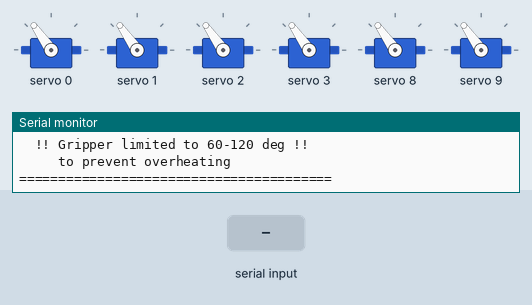
This sketch was run on a simulated ESP32. On the bench: 6 × servo, the last lines printed to the serial monitor. The inputs (shaded band) are chosen by the test bench.

Above: at 4.3 s.
4.4 s: "--\n" received over Serial
At 5.2 s:
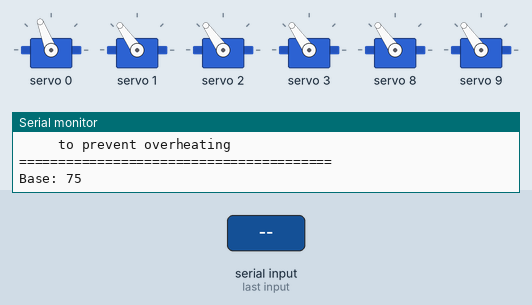
5.9 s: "5\n" received over Serial
At 6.3 s:
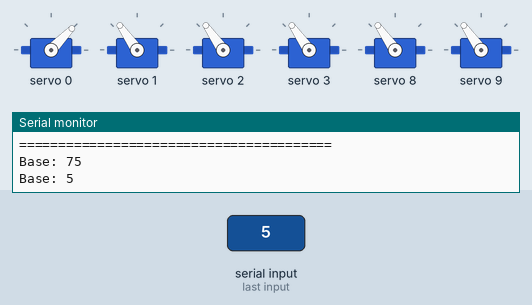
7.4 s: "++\n" received over Serial
At 8.6 s:
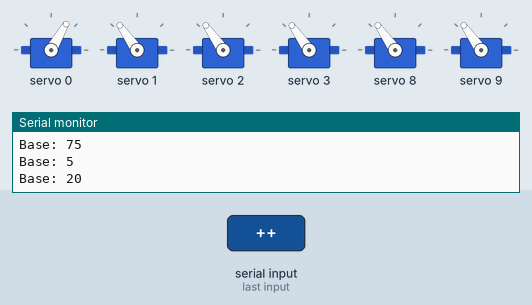
8.9 s: "200\n" received over Serial
At 9.8 s:
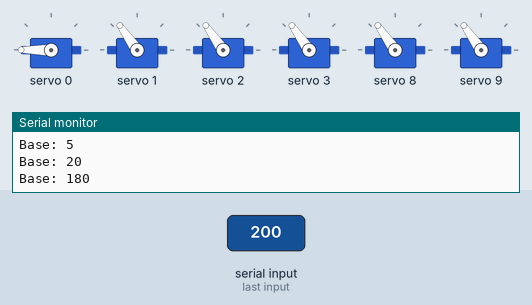
10.4 s: "90\n" received over Serial
At 10.9 s:
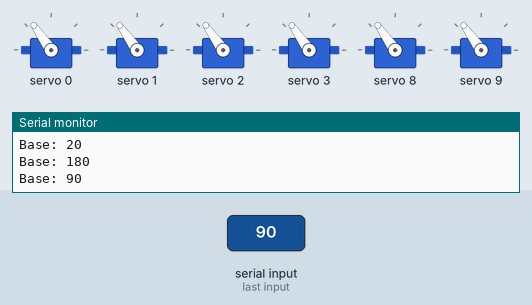
Timing chart, 0 to 12.9 s (numbered marks = the images above; inputs shaded):
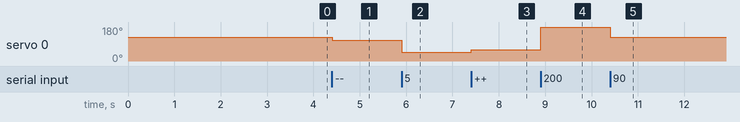

Measured:
- after the input at 4.4 s, servo 0: 125° → 111° at once
- after the input at 5.9 s, servo 0: 111° → 46° at once
- after the input at 7.4 s, servo 0: 46° → 60° at once
- after the input at 8.9 s, servo 0: 60° → 180° at once
- after the input at 10.4 s, servo 0: 180° → 125° at once

The sketch:

allservo_armcontroller.ino
```cpp
#include <Wire.h>
#include <Adafruit_PWMServoDriver.h>

Adafruit_PWMServoDriver pca = Adafruit_PWMServoDriver(0x40);

#define NUM_SERVOS 6
#define SERVO_MIN  200
#define SERVO_MAX  550

// Physical PCA9685 channels
int CHANNELS[NUM_SERVOS] = {0, 1, 2, 3, 8, 9};

const char* labels[] = {"Base   (MG996R)", "Lower  (MG996R)", "Mid    (MG996R)", "Upper  (MG90S) ", "Wrist  (MG90S) ", "Gripper(MG90S) "};
const char* shorts[] = {"Base", "Lower", "Mid", "Upper", "Wrist", "Gripper"};

// ── PER SERVO SAFE ANGLE LIMITS ─────────────────────────────

int ANGLE_MIN[NUM_SERVOS] = { 0,  0,  0,  0,  0,  30};
int ANGLE_MAX[NUM_SERVOS] = {180, 180, 180, 180, 180, 120};
//                           Base Lwr  Mid  Upr  Wst  Grip


int angles[NUM_SERVOS] = {90, 90, 90, 90, 90, 90};
int selected = 0;

int degreesToPulse(int deg) {
  return map(constrain(deg, 0, 180), 0, 180, SERVO_MIN, SERVO_MAX);
}

void moveServo(int idx, int deg) {
  // Clamp to per-servo safe limits
  angles[idx] = constrain(deg, ANGLE_MIN[idx], ANGLE_MAX[idx]);
  pca.setPWM(CHANNELS[idx], 0, degreesToPulse(angles[idx]));
}

void centerAll() {
  for (int i = 0; i < NUM_SERVOS; i++) moveServo(i, 90);
}

void sweepServo(int idx) {
  Serial.print(">> Sweeping "); Serial.print(shorts[idx]);
  Serial.print(" ("); Serial.print(ANGLE_MIN[idx]);
  Serial.print(" to "); Serial.print(ANGLE_MAX[idx]); Serial.println(")");

  // Sweep only within safe limits
  for (int i = 90; i >= ANGLE_MIN[idx]; i -= 5)          { moveServo(idx, i); delay(80); }
  for (int i = ANGLE_MIN[idx]; i <= ANGLE_MAX[idx]; i += 5){ moveServo(idx, i); delay(80); }
  for (int i = ANGLE_MAX[idx]; i >= 90; i -= 5)           { moveServo(idx, i); delay(80); }

  Serial.print(">> "); Serial.print(shorts[idx]); Serial.println(" sweep done!");
}

void printStatus() {
  Serial.println("\n--- ALL ANGLES ---");
  for (int i = 0; i < NUM_SERVOS; i++) {
    if (i == selected) Serial.print(" >> ");
    else Serial.print("    ");
    Serial.print("Ch"); Serial.print(CHANNELS[i]);
    Serial.print(" "); Serial.print(labels[i]);
    Serial.print(": "); Serial.print(angles[i]);
    Serial.print(" deg");
    Serial.print("  [limit: "); Serial.print(ANGLE_MIN[i]);
    Serial.print("-"); Serial.print(ANGLE_MAX[i]); Serial.println("]");
  }
  Serial.println("------------------");
  Serial.print("Selected: "); Serial.print(selected);
  Serial.print(" - "); Serial.println(shorts[selected]);
  Serial.println("Commands: + - ++ -- [angle] | select 0-5 | sweep | center | status | limits\n");
}

void printLimits() {
  Serial.println("\n--- CURRENT SAFE LIMITS ---");
  for (int i = 0; i < NUM_SERVOS; i++) {
    Serial.print("  "); Serial.print(shorts[i]);
    Serial.print(": "); Serial.print(ANGLE_MIN[i]);
    Serial.print(" to "); Serial.print(ANGLE_MAX[i]); Serial.println(" deg");
  }
  Serial.println("----------------------------");
  Serial.println("To change: setmin [deg] or setmax [deg]\n");
}

void printHelp() {
  Serial.println("\n========================================");
  Serial.println("  6-SERVO TUNER (with safe limits)");
  Serial.println("========================================");
  Serial.println("  SELECT:");
  Serial.println("  select 0 -> Base    Ch0  MG996R");
  Serial.println("  select 1 -> Lower   Ch1  MG996R");
  Serial.println("  select 2 -> Mid     Ch2  MG996R");
  Serial.println("  select 3 -> Upper   Ch3  MG90S");
  Serial.println("  select 4 -> Wrist   Ch8  MG90S");
  Serial.println("  select 5 -> Gripper Ch9  MG90S");
  Serial.println("");
  Serial.println("  MOVE SELECTED SERVO:");
  Serial.println("  +        -> +5 deg");
  Serial.println("  -        -> -5 deg");
  Serial.println("  ++       -> +15 deg");
  Serial.println("  --       -> -15 deg");
  Serial.println("  [0-180]  -> exact angle (clamped to limits)");
  Serial.println("  sweep    -> auto sweep within safe limits");
  Serial.println("");
  Serial.println("  LIMITS (adjust if needed):");
  Serial.println("  setmin [deg] -> set min for selected servo");
  Serial.println("  setmax [deg] -> set max for selected servo");
  Serial.println("  limits       -> show all current limits");
  Serial.println("");
  Serial.println("  OTHER:");
  Serial.println("  center   -> all servos to 90");
  Serial.println("  status   -> show all angles + limits");
  Serial.println("  help     -> show this menu");
  Serial.println("========================================");
  Serial.println("  !! Gripper limited to 60-120 deg !!");
  Serial.println("     to prevent overheating");
  Serial.println("========================================\n");
}

void setup() {
  Serial.begin(115200);
  delay(1000);

  Wire.begin(21, 22);
  pca.begin();
  pca.setPWMFreq(50);
  delay(300);

  Serial.println(">> Centering all servos...");
  for (int i = 0; i < NUM_SERVOS; i++) {
    moveServo(i, 90);
    delay(300);
    Serial.print("   Ch"); Serial.print(CHANNELS[i]);
    Serial.print(" "); Serial.print(shorts[i]);
    Serial.println(" -> 90");
  }
  Serial.println(">> All centered!");
  printHelp();
}

void loop() {
  if (Serial.available()) {
    String cmd = Serial.readStringUntil('\n');
    cmd.trim();
    String lower = cmd;
    lower.toLowerCase();

    if (lower.startsWith("select ")) {
      int idx = lower.substring(7).toInt();
      if (idx >= 0 && idx < NUM_SERVOS) {
        selected = idx;
        Serial.print(">> Selected "); Serial.print(selected);
        Serial.print(" - Ch"); Serial.print(CHANNELS[selected]);
        Serial.print(" "); Serial.print(shorts[selected]);
        Serial.print(" ["); Serial.print(ANGLE_MIN[selected]);
        Serial.print("-"); Serial.print(ANGLE_MAX[selected]); Serial.println("]");
      } else {
        Serial.println("!! Must be 0-5");
      }
    }

    else if (lower.startsWith("setmin ")) {
      int val = lower.substring(7).toInt();
      if (val >= 0 && val < ANGLE_MAX[selected]) {
        ANGLE_MIN[selected] = val;
        Serial.print(">> "); Serial.print(shorts[selected]);
        Serial.print(" min set to "); Serial.println(val);
      } else Serial.println("!! Invalid value");
    }

    else if (lower.startsWith("setmax ")) {
      int val = lower.substring(7).toInt();
      if (val > ANGLE_MIN[selected] && val <= 180) {
        ANGLE_MAX[selected] = val;
        Serial.print(">> "); Serial.print(shorts[selected]);
        Serial.print(" max set to "); Serial.println(val);
      } else Serial.println("!! Invalid value");
    }

    else if (lower == "+")      { moveServo(selected, angles[selected] + 5);  Serial.print(shorts[selected]); Serial.print(": "); Serial.println(angles[selected]); }
    else if (lower == "++")     { moveServo(selected, angles[selected] + 15); Serial.print(shorts[selected]); Serial.print(": "); Serial.println(angles[selected]); }
    else if (lower == "-")      { moveServo(selected, angles[selected] - 5);  Serial.print(shorts[selected]); Serial.print(": "); Serial.println(angles[selected]); }
    else if (lower == "--")     { moveServo(selected, angles[selected] - 15); Serial.print(shorts[selected]); Serial.print(": "); Serial.println(angles[selected]); }
    else if (lower == "center") { centerAll(); Serial.println(">> All -> 90"); }
    else if (lower == "status") { printStatus(); }
    else if (lower == "limits") { printLimits(); }
    else if (lower == "help")   { printHelp(); }
    else if (lower == "sweep")  { sweepServo(selected); }

    else {
      bool isNum = true;
      for (int i = 0; i < lower.length(); i++) {
        if (!isDigit(lower[i])) { isNum = false; break; }
      }
      if (isNum && lower.length() > 0) {
        int angle = lower.toInt();
        moveServo(selected, angle);
        Serial.print(shorts[selected]); Serial.print(": "); Serial.println(angles[selected]);
      } else {
        Serial.print("!! Unknown: "); Serial.println(cmd);
        Serial.println("   Type 'help' for commands");
      }
    }
  }
}
```
